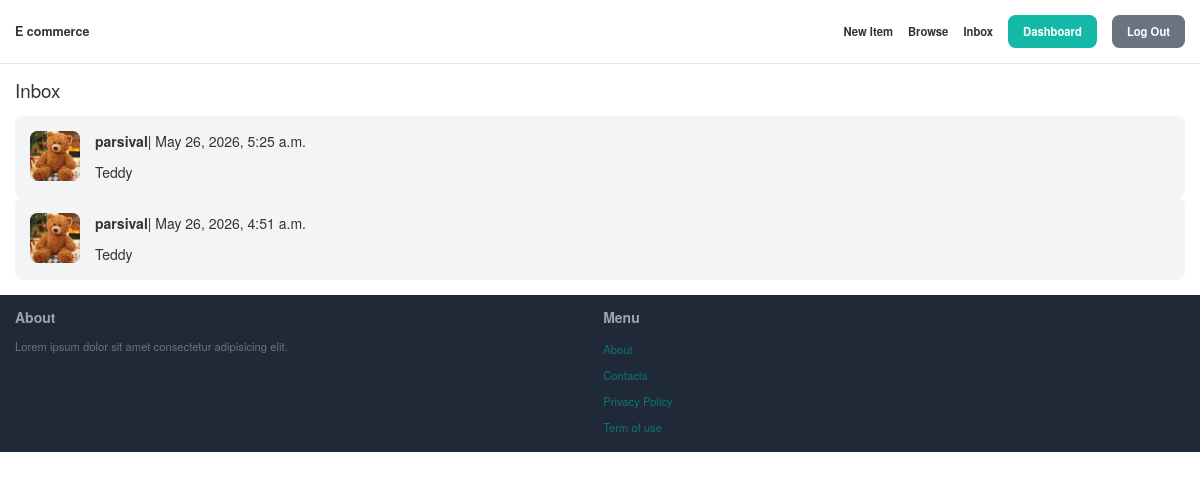
Page /inbox (signed in) on the committed database.
### app/models.py (models this page shows, shortened)
class Conversation(models.Model):
    item = models.ForeignKey(Item, related_name='conversations', on_delete=models.CASCADE)
    members = models.ManyToManyField(User, related_name='conversations')
    created_at = models.DateTimeField(auto_now_add=True)
    modified_at = models.DateTimeField(auto_now=True)

class Item(models.Model):
    category = models.ForeignKey(Category, on_delete=models.CASCADE)
    name = models.CharField(max_length=255)
    description = models.TextField(blank=True, null=True)
    price = models.FloatField()
    is_sold = models.BooleanField(default=False)
    image = models.ImageField(upload_to='', blank=True, null=True)
    created_by = models.ForeignKey(User, related_name='items', on_delete=models.CASCADE)
    created_at = models.DateTimeField(auto_now_add=True)

### app/views.py (the view)
# urls.py: path('inbox', views.inbox, name='inbox'),
@login_required
def inbox(request):
    conversations = Conversation.objects.filter(members__in=[request.user])
    return render(request, 'app/inbox.html', {'conversations': conversations})

### app/templates/app/inbox.html (shortened to what this page needs)
{% extends 'base.html' %}
{% block content %}
<h1 class="mb-6 text-3xl">Inbox</h1>
<div class="space-y-6">
    {% for conversation in conversations %}
        <a href="{% url 'inbox_detail' conversation.id %}">
            <div class="p-6 flex bg-gray-100 rounded-xl">
                <div class="pr-6">
                    <img src="{{ conversation.item.image.url }}" class="w-20 rounded-xl" alt="">
                </div>
                <div>
                    {% for member in conversation.members.all %}
                        {% if member != request.user %}
                            <p class="mb-4"><strong>{{ member.username }}</strong>| {{ conversation.modified_at }}</p>
                            <p>{{conversation.item.name}}</p>
                        {% endif %}
                    {% endfor %}
                </div>
            </div>
        </a>
    {% endfor %}
</div>
{% endblock %}

### rows in the picture
Conversation: item.image (picture), modified_at "May 26, 2026, 5:25 a.m.", item.name "Teddy"
Conversation: item.image (picture), modified_at "May 26, 2026, 4:51 a.m.", item.name "Teddy"

### other values in the picture
{{ member.username }} "parsival"
